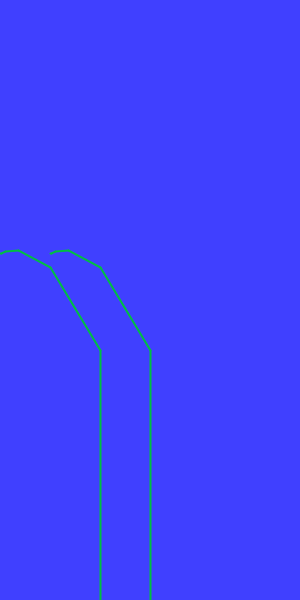
Frame 1 (no input)
Frame 2 (the mouse pressed at the canvas centre, redrawn once): identical to frame 1, image omitted

The Processing sketch that drew this single still picture (run headless with seeded random() and noise(); the mouse was pressed at the canvas centre and the sketch redrawn once):

// Processing sketch: TP4
// ── TP4.pde
// fonction d'initialisation
void setup(){
  // tout en hauteur pour faire pousser les plantes !
  size(300, 600);
  noLoop();
}

// fonction de dessin principale
void draw() {
  // parametres de dessins initiaux
  background(64, 64, 255);
  stroke (0, 192, 64);
  strokeWeight(2);

  // on part du bas vers le haut
  drawRec(width/2, height, width/2, height-250);
  drawRec(width/3, height, width/3, height-250);

}
void drawRec(int x1, int y1, int x2, int y2) {
  // on arrete la recursivite au quand on coupe les cheveux en 4 !
  if (dist(x1,y1,x2,y2)<1) return;

  // Calcule de la prochaine etape
  // - on part du bout (x2, y2)
  // - on ajoute le vecteur des deux derniers points ... divise par 3
  // - on part sur le cote en ajoutant le vecteur orthogonal ... divise par 5
  int x3 = x2+ (x2-x1)/3 + (y2-y1)/5;
  int y3 = y2+ (y2-y1)/3 + (x1-x2)/5;

  // on dessine l"etape courante
  line(x1, y1, x2, y2);

  // on appelle  l"etape suivante
  drawRec(x2, y2, x3, y3);
}
